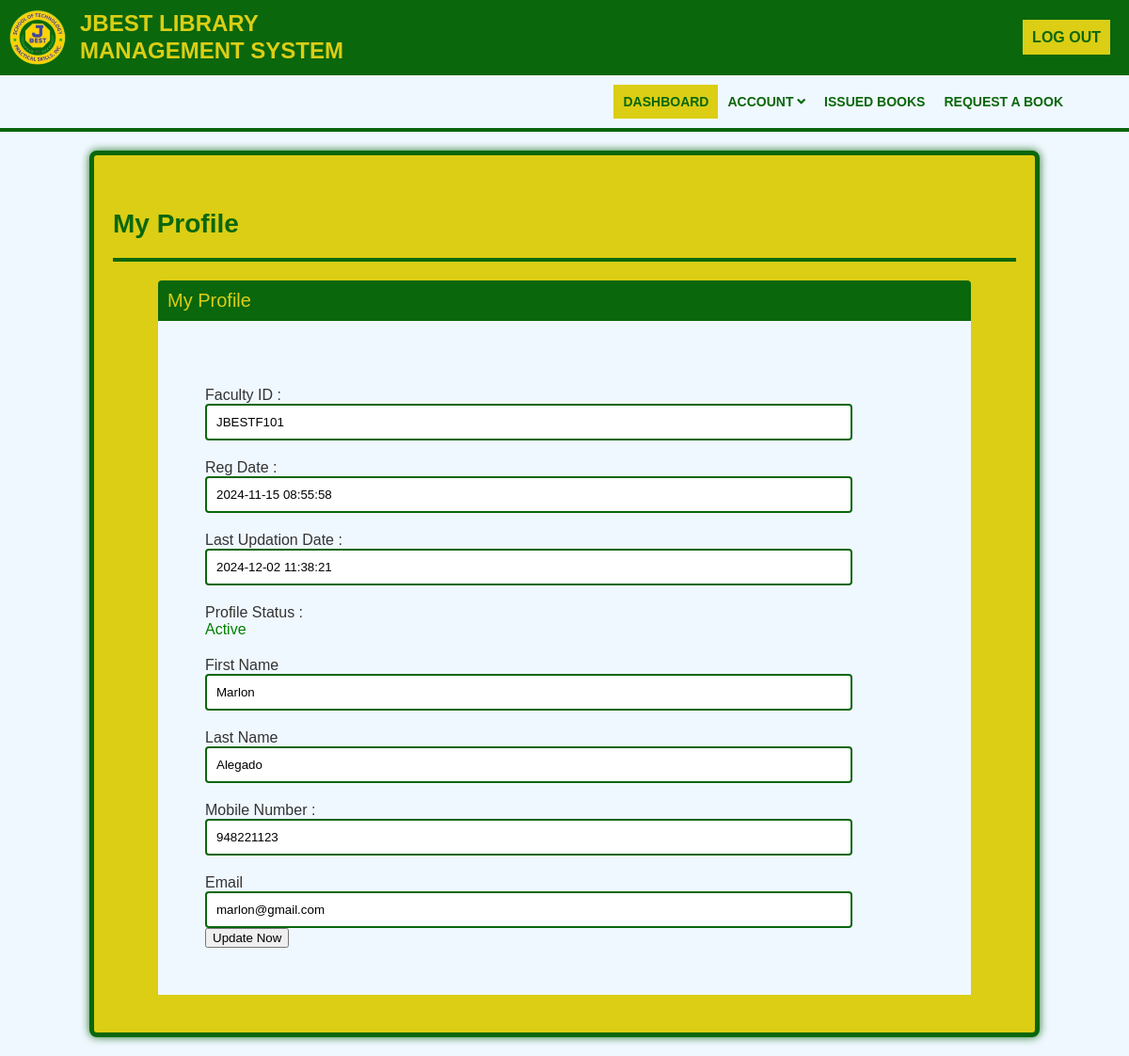
Page /faculty/faculty-profile.php (signed in) on the committed database.
### tables this page shows
CREATE TABLE `tblfaculty` (
  `id` int(11) NOT NULL,
  `FacultyID` varchar(250) DEFAULT NULL,
  `FullName` varchar(250) DEFAULT NULL,
  `name` varchar(250) NOT NULL,
  `LastName` varchar(250) NOT NULL,
  `email` varchar(250) DEFAULT NULL,
  `MobileNumber` varchar(11) DEFAULT NULL,
  `Password` varchar(250) DEFAULT NULL,
  `Status` int(1) DEFAULT 1,
  `RegDate` timestamp NULL DEFAULT current_timestamp(),
  `UpdationDate` timestamp NULL DEFAULT NULL ON UPDATE current_timestamp()
);

### faculty/faculty-profile.php (the view, shortened to what this page needs)
<?php
include('includes/config.php');
$faculty_id = $_SESSION['faculty_id'];
$query = "SELECT * FROM tblfaculty WHERE id = ? AND status = 1";
$stmt = $conn->prepare($query);
$stmt->bind_param("i", $faculty_id);
$stmt->execute();
$result = $stmt->get_result();
if ($result->num_rows > 0) {
    $faculty = $result->fetch_assoc();
} else {
    echo "Faculty not found!";
    exit();
}
?>
<!DOCTYPE html>
<html lang="en">
<head>
    <link rel="stylesheet" href="assets/css/faculty.css">
    <link rel="stylesheet" href="https://cdnjs.cloudflare.com/ajax/libs/font-awesome/5.15.4/css/all.min.css">
</head>
<body>
    <?php include('includes/header.php'); ?>
    <div class="content-wrapper">
        <div class="container">
            <div class="row pad-botm">
                <div class="col-md-12">
                    <h4 class="header-line">My Profile</h4>
                </div>
            </div>
            <div class="row">
                <div class="col-md-9 col-md-offset-1">
                    <div class="panel panel-danger">
                        <div class="panel-heading">
                            My Profile
                        </div>
                        <div class="panel-body">
                            <form name="signup" method="post">
                                <div class="form-group">
                                    <label>Faculty ID :</label>
                                    <input class="form-control" type="text" name="facultyid" value="<?php echo $faculty['FacultyID']; ?>" readonly />
                                </div>
                                <div class="form-group">
                                    <label>Reg Date :</label>
                                    <input class="form-control" type="text" name="regdate" value="<?php echo $faculty['RegDate']; ?>" readonly />
                                </div>
                                <div class="form-group">
                                    <label>Last Updation Date :</label>
                                    <input class="form-control" type="text" name="updationdate" value="<?php echo $faculty['UpdationDate']; ?>" readonly />
                                </div>
                                <div class="form-group">
                                    <label>Profile Status :</label>
                                    <span style="color: green">Active</span>
                                </div>
                                <div class="form-group">
                                    <label>First Name</label>
                                    <input class="form-control" type="text" name="firstname" value="<?php echo $faculty['name']; ?>" required />
                                </div>
                                <div class="form-group">
                                    <label>Last Name</label>
                                    <input class="form-control" type="text" name="lastname" value="<?php echo $faculty['LastName']; ?>" required />
                                </div>
                                <div class="form-group">
                                    <label>Mobile Number :</label>
                                    <input class="form-control" type="text" name="mobileno" maxlength="10" value="<?php echo $faculty['MobileNumber']; ?>" required />
                                </div>
                                <div class="form-group">
                                    <label>Email</label>
                                    <input class="form-control" type="email" name="email" id="email" value="<?php echo $faculty['email']; ?>" required />
                                </div>
                                <button type="submit" name="update" class="btn btn-primary">Update Now</button>
                            </form>
                        </div>
                    </div>
                </div>
            </div>
        </div>
    </div>
</body>
</html>

### faculty/assets/css/faculty.css (style rules this page uses)
body { margin: 0; font-family: Arial, sans-serif; background-color: aliceblue; }
.content-wrapper { padding: 20px; background-color: #dbce15; border-radius: 8px; border: 5px solid #0a670c; box-shadow: 0 0 10px rgba(10, 103, 12, 0.9); margin: 20px auto; max-width: 80%; }
.header-line { font-size: 28px; color: #0A670C; font-weight: bold; margin-bottom: 20px; border-bottom: 4px solid #0a670c; padding-bottom: 10px; }
.pad-botm { margin-bottom: 20px; }
.header-line { font-size: 28px; color: #0A670C; font-weight: bold; margin-bottom: 20px; border-bottom: 4px solid #0a670c; padding-bottom: 20px; }
.panel-heading { background-color: #0A670C; color: #dbce15; padding: 10px; font-size: 20px; border-radius: 4px 4px 0 0; align-items: center; margin-left: 5%; margin-right: 5%; }
.panel-body { padding: 50px; background-color: aliceblue; padding: 50px; margin-left: 5%; margin-right: 5%; margin-bottom: 20px; }
.form-group label { font-size: 16px; color: #333; margin-top: 20px; display: flex; }
.form-control { border-radius: 4px; border: 2px solid #0a670c; padding: 10px; padding-right: 65%; }

### rows in the picture
tblfaculty: facultyid "JBESTF101", regdate "2024-11-15 08:55:58", updationdate "2024-12-02 11:38:21", firstname "Marlon", lastname "Alegado", mobileno "948221123", email "marlon@gmail.com"
